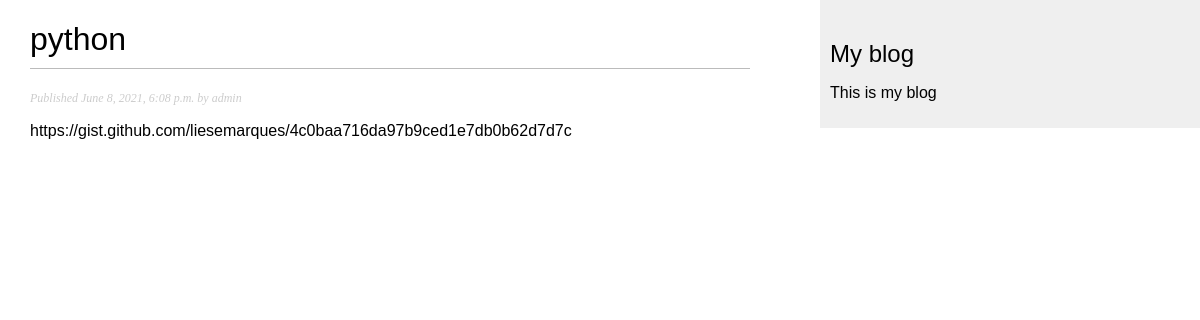
Page /blog/2021/6/8/python on the committed database.
### core/models.py (models this page shows, shortened)
class Post(models.Model):
    STATUS_CHOICES = (
        ('draft', 'Draft'),
        ('published', 'Published'),
    )
    title = models.CharField(max_length=250)
    slug = models.SlugField(max_length=250, unique_for_date='publish')
    author = models.ForeignKey(User, on_delete=models.CASCADE, related_name='blog_posts')
    body = models.TextField()
    publish = models.DateTimeField(default=timezone.now)
    created = models.TimeField(auto_now_add=True)
    updated = models.DateTimeField(auto_now=True)
    status = models.CharField(max_length=10,
                              choices=STATUS_CHOICES,
                              default='draft')
    objects = models.Manager()
    published = PublishedManager()
    class Meta:
        ordering = ('-publish',)

### core/views.py (the view)
def post_detail(request, year, month, day, post):
    post = get_object_or_404(Post, slug=post, status='published',
                             publish__year=year,
                             publish__month=month,
                             publish__day=day)
    return render(request, 'blog/post/detail.html', {'post': post})

### core/templates/blog/post/detail.html (shortened to what this page needs)
{% extends "blog/base.html" %}
{% block content %}
    <h1>{{ post.title }}</h1>
    <p class="date">
       Published {{ post.publish }} by {{ post.author }}
    </p>
    {{ post.body|linebreaks }}
{% endblock %}

### core/static/css/blog.css (style rules this page uses)
body { margin:0; padding:0; font-family:helvetica, sans-serif; }
h1 { font-weight:normal; border-bottom:1px solid #bbb; padding:0 0 10px 0; }
p.date { color:#ccc; font-family: georgia, serif; font-size: 12px; font-style: italic; }

### rows in the picture
Post: title "python", publish "June 8, 2021, 6:08 p.m.", author "admin", body "https://gist.github.com/liesemarques/4c0baa716da97b9ced1e7db0b62d7d7c"
